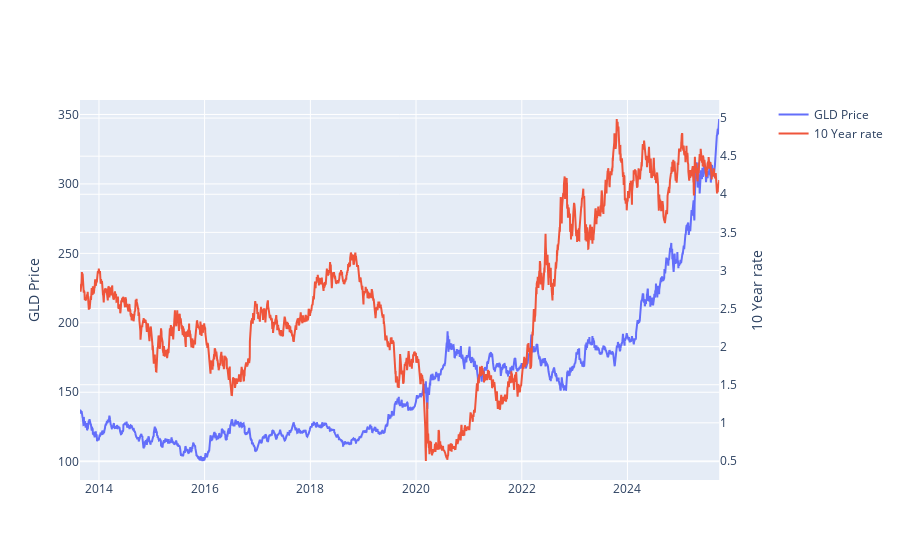

The notebook cell this image was saved under:
### Markdown cell above
Plot 3 - GLD Price vs 10 Year CM 

- Gold doesn't have interest rate thus, as the 10 year rate goes up gold price tends to go down.

- But recent pattern shows the relationship might have been changed.

- Like dollar index, the reaction is pretty mixed.

### Code cell
# 1) subplot 
fig = make_subplots(specs=[[{"secondary_y": True}]])

# 2) First y axis
fig.add_trace(
    go.Scatter(x=daily_merged.index, y=daily_merged['GLD'], name="GLD Price"),
    secondary_y=False
)

# 3) Second y axis
fig.add_trace(
    go.Scatter(x=daily_merged.index, y=daily_merged['^TNX'], name="10 Year rate"),
    secondary_y=True
)

# 4) y axis name
fig.update_yaxes(title_text="GLD Price", secondary_y=False)
fig.update_yaxes(title_text="10 Year rate", secondary_y=True)

fig.show()

### Figure 1 — Plotly figure (JSON) as saved in the notebook; plotly's stock layout.template omitted (floating-point values rounded to 4 significant figures; data arrays with more than 128 entries replaced by an {"elided": "..."} marker saying what was removed)
{"data": [{"name": "GLD Price", "type": "scatter", "x": {"elided": "3002 str values"}, "xaxis": "x", "y": {"elided": "3002 float values"}, "yaxis": "y"}, {"name": "10 Year rate", "type": "scatter", "x": {"elided": "3002 str values"}, "xaxis": "x", "y": {"elided": "3002 float values"}, "yaxis": "y2"}], "layout": {"xaxis": {"anchor": "y", "domain": [0, 0.94]}, "yaxis": {"anchor": "x", "domain": [0, 1], "title": {"text": "GLD Price"}}, "yaxis2": {"anchor": "x", "overlaying": "y", "side": "right", "title": {"text": "10 Year rate"}}}}
